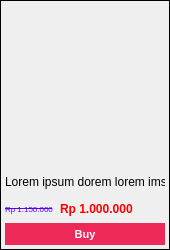
                          <widget class="QFrame" name="disc_itm_2">
                           <property name="minimumSize">
                            <size>
                             <width>170</width>
                             <height>250</height>
                            </size>
                           </property>
                           <property name="maximumSize">
                            <size>
                             <width>170</width>
                             <height>250</height>
                            </size>
                           </property>
                           <property name="styleSheet">
                            <string notr="true">border-style: outset;
border-width: 1px;</string>
                           </property>
                           <property name="frameShape">
                            <enum>QFrame::Shape::StyledPanel</enum>
                           </property>
                           <property name="frameShadow">
                            <enum>QFrame::Shadow::Raised</enum>
                           </property>
                           <layout class="QGridLayout" name="gridLayout_24">
                            <property name="leftMargin">
                             <number>0</number>
                            </property>
                            <property name="topMargin">
                             <number>0</number>
                            </property>
                            <property name="rightMargin">
                             <number>0</number>
                            </property>
                            <property name="bottomMargin">
                             <number>0</number>
                            </property>
                            <property name="spacing">
                             <number>0</number>
                            </property>
                            <item row="0" column="0">
                             <widget class="QFrame" name="image_4">
                              <property name="minimumSize">
                               <size>
                                <width>0</width>
                                <height>168</height>
                               </size>
                              </property>
                              <property name="styleSheet">
                               <string notr="true">border-width: 0px;
border-image: url(:/image/images/logo.jpeg);</string>
                              </property>
                              <property name="frameShape">
                               <enum>QFrame::Shape::StyledPanel</enum>
                              </property>
                              <property name="frameShadow">
                               <enum>QFrame::Shadow::Raised</enum>
                              </property>
                             </widget>
                            </item>
                            <item row="1" column="0">
                             <widget class="QFrame" name="frame_20">
                              <property name="styleSheet">
                               <string notr="true">border-width: 0px;</string>
                              </property>
                              <property name="frameShape">
                               <enum>QFrame::Shape::StyledPanel</enum>
                              </property>
                              <property name="frameShadow">
                               <enum>QFrame::Shadow::Raised</enum>
                              </property>
                              <layout class="QGridLayout" name="gridLayout_25">
                               <property name="leftMargin">
                                <number>4</number>
                               </property>
                               <property name="topMargin">
                                <number>0</number>
                               </property>
                               <property name="rightMargin">
                                <number>4</number>
                               </property>
                               <property name="bottomMargin">
                                <number>4</number>
                               </property>
                               <property name="horizontalSpacing">
                                <number>0</number>
                               </property>
                               <property name="verticalSpacing">
                                <number>2</number>
                               </property>
                               <item row="1" column="0">
                                <widget class="QLabel" name="disc_label_4">
                                 <property name="maximumSize">
                                  <size>
                                   <width>55</width>
                                   <height>16777215</height>
                                  </size>
                                 </property>
                                 <property name="font">
                                  <font>
                                   <pointsize>6</pointsize>
                                   <strikeout>true</strikeout>
                                  </font>
                                 </property>
                                 <property name="styleSheet">
                                  <string notr="true">color: rgb(85, 0, 255);</string>
                                 </property>
                                 <property name="text">
                                  <string>Rp 1.150.000</string>
                                 </property>
                                 <property name="scaledContents">
                                  <bool>false</bool>
                                 </property>
                                </widget>
                               </item>
                               <item row="1" column="1">
                                <widget class="QLabel" name="price_4">
                                 <property name="font">
                                  <font>
                                   <bold>true</bold>
                                  </font>
                                 </property>
                                 <property name="styleSheet">
                                  <string notr="true">color: rgb(255, 0, 0);</string>
                                 </property>
                                 <property name="text">
                                  <string>Rp 1.000.000</string>
                                 </property>
                                </widget>
                               </item>
                               <item row="0" column="0" colspan="2">
                                <widget class="QLabel" name="produc_name_4">
                                 <property name="text">
                                  <string>Lorem ipsum dorem lorem imsum</string>
                                 </property>
                                 <property name="scaledContents">
                                  <bool>false</bool>
                                 </property>
                                 <property name="wordWrap">
                                  <bool>false</bool>
                                 </property>
                                </widget>
                               </item>
                               <item row="2" column="0" colspan="2">
                                <widget class="QPushButton" name="buy_btn_4">
                                 <property name="minimumSize">
                                  <size>
                                   <width>0</width>
                                   <height>22</height>
                                  </size>
                                 </property>
                                 <property name="font">
                                  <font>
                                   <pointsize>8</pointsize>
                                   <bold>true</bold>
                                  </font>
                                 </property>
                                 <property name="cursor">
                                  <cursorShape>PointingHandCursor</cursorShape>
                                 </property>
                                 <property name="styleSheet">
                                  <string notr="true">background-color: rgb(237, 41, 89);
color: rgb(255, 255, 255);</string>
                                 </property>
                                 <property name="text">
                                  <string>Buy</string>
                                 </property>
                                </widget>
                               </item>
                              </layout>
                             </widget>
                            </item>
                           </layout>
                          </widget>
